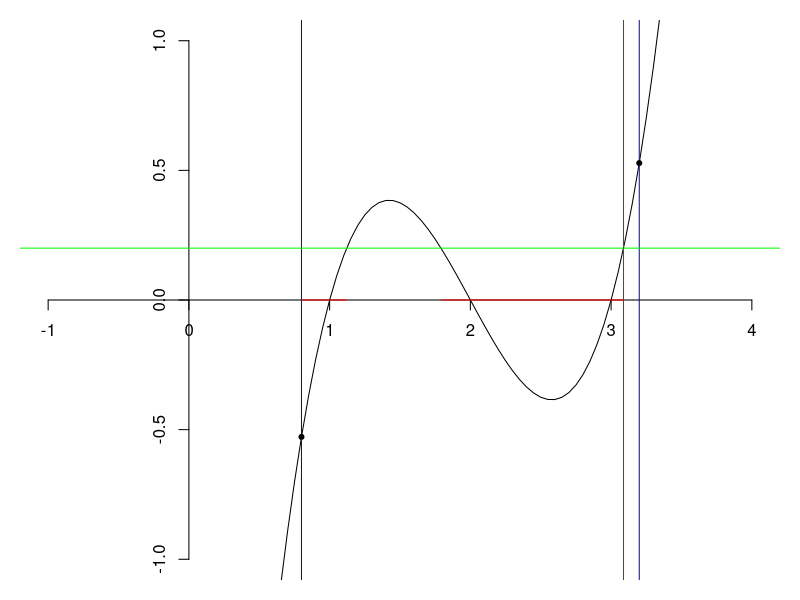

This figure's R source: (Note: this script raises an error after producing the figure.)
#Math 23 Script 2.3B-IntermediateValue.R
#Module 2, Week 3, Subsection 1.2

#Last modified October 13, 2014 by Paul Bamberg

#Topic 1 - Proving the intermediate value theorem

#Hypotheses: slight special case to match the proof in Ross.
#a < b, with a and b in some interval I on which f is continuous.
#f(a) < y < f(b)

#Conclusion: there exists at least one x in (a,b) for which f(x) = y.

par(mar=c(1,1,1,1), pch=20) #margins small as possible
plot(NULL, xlim = c(-1,4), ylim = c(-1,1), axes = FALSE)
axis(1,pos = 0); axis(2,pos = 0) #set up axes at left and bottom

f <- function(x) (x-1)*(x-2)*(x-3)   #define a function
#Function f is continuous on the interval I = [0,4]
curve(f(x), add = TRUE)
a <- 0.8; b<- 3.2    #a < b, and both are in I
abline(v = c(a,b), col = "blue")
points(c(a,b),c(f(a), f(b)))
y <- 0.2; abline(h=y,col = "green") #f(a) < y < f(b)

#The IVT states that there is at least one x in (a,b) s.t f(x) = y

#Step 1: Construct the subset S of (a,b) for which f(x) < y
uniroot(function(x) f(x)-y, c(1,1.5))$root  #this only works if the IVT is true!
uniroot(function(x) f(x)-y, c(1.5,2))$root
uniroot(function(x) f(x)-y, c(3,4))$root
segments(a,0, 1.121,0, col = "red")
segments(1.791,0, 3.088,0, col = "red")
#The set S is the red part of the horizontal axis
x0 <- 3.088 #the supremum of set S
abline(v=x0, col = "red")

#Step 2:  make a sequence that converges to x0 from below
xSeq <- x0 - 1/(1:50)^2
#Since no element of xSeq is an upper bound for S, construct
sSeq <- numeric(n)
for (n in  1:50) sSeq[n] <- max(1.791,xSeq[n]) #all elements in S
points(sSeq, rep(0,50),col = "red")
#Now apply f to this sequence
#Since f is continuous, the resulting sequence will converge to f(x0)
ySeq <- f(sSeq)
points( rep(0,50),ySeq,col = "red")
#Since every element of ySeq is < y, its limit f(x0) cannot exceed y.

#Step 3: make a sequence that converges to x0 from above
tSeq <- numeric(n)
for (n in  1:50) tSeq[n] <- min(x0+1/n^2 , b) #all elements outside of S
points(tSeq, rep(0,50), col = "cyan")

#Now apply f to this sequence
ytSeq <- f(tSeq)
points( rep(0,50),ytSeq, col = "cyan")
#Since every element of ytSeq is > y, its limit f(x0) cannot be less than y.
#Conclusion: f(x0) = y.

#Topic 2 - Corollaries of the IVT

#Existence of an inverse function
#f is a strictly increasing function on interval I
f <- function(x) 1 + 1.3*x^2 + cos(2*x) #increasing on (1,3)

plot(NULL, xlim = c(0,3), ylim = c(0,15), axes = FALSE)
axis(1,pos = 0); axis(2,pos = 0) #set up axes at left and bottom
abline(v=c(1,3), col = "blue")
curve(f(x), add = TRUE)
abline(h=c(f(1),f(3)), col = "red")


abline(h = 6, col = "green")
#By the IVT, the graph intersects each such horizontal line once
#So there is a strictly increasing inverse function
#from the interval J between the red lines to I.

#Existence of a maximum
#Suppose f is a bounded continuous function on an closed interval [a,b].
#Being bounded, it has a supremum M
#This supremum is actually a maximum, not just achieved as a limit.
#Here is the construction that proves this result.

f <- function(x) 1+(x-0.6)*(1.3-x)*(1.9-x)*(2.6-x)

plot(NULL, xlim = c(0,3), ylim = c(0,2), axes = FALSE)
axis(1,pos = 0); axis(2,pos = 0) #set up axes at left and bottom
curve(f(x), add = TRUE)
#R has a function to find the supremum.
M <- optimize(f, lower = 0, upper = 3, maximum = TRUE)$objective
abline(h=M, col = "red")
 
#Construct a sequence that converges to M from below
ySeq <- M - 1/(1:15)^2
abline(h = ySeq, col = "green")
#Now construct a sequence in the domain.
xSeq <- numeric(15)
xSeq[1] <- uniroot(function(x) f(x) - ySeq[1], c(0,0.6))$root; points(xSeq[1], ySeq[1])
xSeq[2] <- uniroot(function(x) f(x) - ySeq[2], c(2.5, 3))$root; points(xSeq[2], ySeq[2])
xSeq[3] <- uniroot(function(x) f(x) - ySeq[3], c(2.5, 3))$root; points(xSeq[3], ySeq[3])
xSeq[4] <- uniroot(function(x) f(x) - ySeq[4], c(0,0.8))$root; points(xSeq[4], ySeq[4])
xSeq[5] <- uniroot(function(x) f(x) - ySeq[5], c(1,1.5))$root; points(xSeq[5], ySeq[5])
xSeq[6] <- uniroot(function(x) f(x) - ySeq[6], c(1.8,2.3))$root; points(xSeq[6], ySeq[6])
xSeq[7] <- uniroot(function(x) f(x) - ySeq[7], c(0.3,0.8))$root; points(xSeq[7], ySeq[7])
xSeq[8] <- uniroot(function(x) f(x) - ySeq[8], c(0.9,1.5))$root; points(xSeq[8], ySeq[8])
xSeq[9] <- uniroot(function(x) f(x) - ySeq[9], c(1.8,2.3))$root; points(xSeq[9], ySeq[9])
xSeq[10] <- uniroot(function(x) f(x) - ySeq[10], c(2.3,2.7))$root; points(xSeq[10], ySeq[10])
xSeq[11] <- uniroot(function(x) f(x) - ySeq[11], c(0.3,0.85))$root; points(xSeq[11], ySeq[11])
xSeq[12] <- uniroot(function(x) f(x) - ySeq[12], c(0.9,1.5))$root; points(xSeq[11], ySeq[12])
xSeq[13] <- uniroot(function(x) f(x) - ySeq[13], c(1.8,2.3))$root; points(xSeq[14], ySeq[14])
xSeq[14] <- uniroot(function(x) f(x) - ySeq[14], c(0.3,0.85))$root; points(xSeq[14], ySeq[14])
xSeq[15] <- uniroot(function(x) f(x) - ySeq[15], c(0.9,1.5))$root; points(xSeq[15], ySeq[15])


ySeq  #converges to M
xSeq  #does not converge but has a subsequence that converges to x0
xSeq[which(xSeq < 1.5)]
x0 <- optimize(f, lower = 0, upper = 3, maximum = TRUE)$maximum; x0
abline(v = x0, col = "red")
#Since every sequence is good, f(x0) = M.



